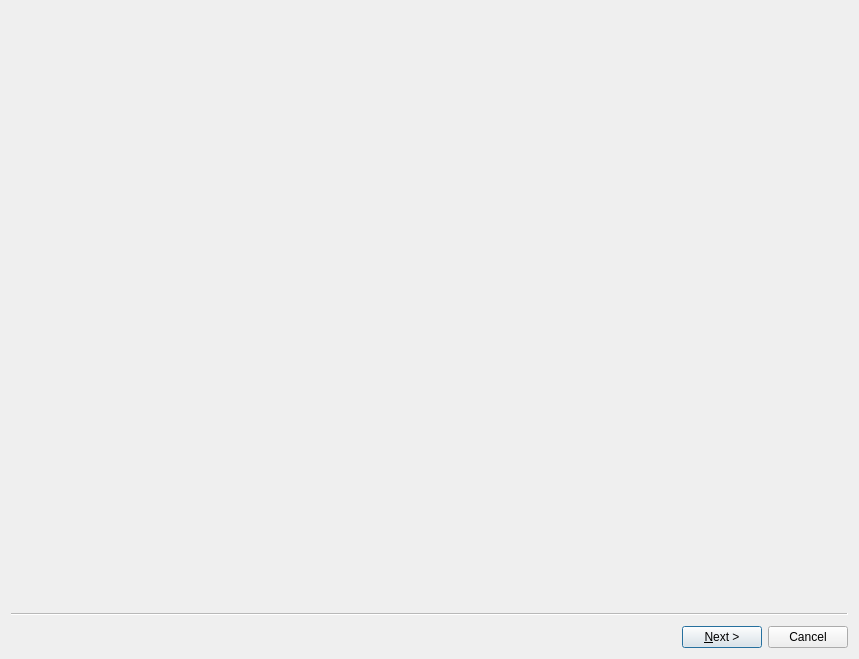
<?xml version="1.0" encoding="UTF-8"?>
<ui version="4.0">
 <class>alt::EditionWizard</class>
 <widget class="QWizard" name="alt::EditionWizard">
  <property name="windowModality">
   <enum>Qt::WindowModality::WindowModal</enum>
  </property>
  <property name="geometry">
   <rect>
    <x>0</x>
    <y>0</y>
    <width>859</width>
    <height>659</height>
   </rect>
  </property>
  <property name="windowTitle">
   <string>ALT Systeminfo - Switch Edition</string>
  </property>
  <property name="windowIcon">
   <iconset theme="basealt"/>
  </property>
  <property name="modal">
   <bool>true</bool>
  </property>
  <property name="options">
   <set>QWizard::WizardOption::NoBackButtonOnStartPage</set>
  </property>
  <widget class="alt::SelectionWizardPage" name="editionSelectionWizardPage"/>
  <widget class="alt::AgreementWizardPage" name="licenseAgreementWizardPage"/>
 </widget>
 <customwidgets>
  <customwidget>
   <class>alt::SelectionWizardPage</class>
   <extends>QWizardPage</extends>
   <header>ui/dialogs/editionwizard/selectionwizardpage.h</header>
   <container>1</container>
  </customwidget>
  <customwidget>
   <class>alt::AgreementWizardPage</class>
   <extends>QWizardPage</extends>
   <header>ui/dialogs/editionwizard/agreementwizardpage.h</header>
   <container>1</container>
  </customwidget>
 </customwidgets>
 <resources/>
 <connections/>
</ui>
